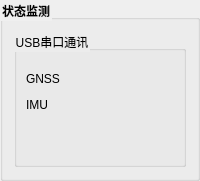
                  <widget class="QGroupBox" name="groupBox_18">
                   <property name="font">
                    <font>
                     <weight>75</weight>
                     <bold>true</bold>
                    </font>
                   </property>
                   <property name="styleSheet">
                    <string notr="true">QGroupBox::title{
font-size:13px;
front-weight:bold;
}</string>
                   </property>
                   <property name="title">
                    <string>状态监测</string>
                   </property>
                   <layout class="QVBoxLayout" name="verticalLayout_58">
                    <item>
                     <layout class="QVBoxLayout" name="verticalLayout_45">
                      <item>
                       <layout class="QHBoxLayout" name="horizontalLayout_19">
                        <item>
                         <widget class="QGroupBox" name="groupBox_28">
                          <property name="title">
                           <string>USB串口通讯</string>
                          </property>
                          <layout class="QVBoxLayout" name="verticalLayout_27">
                           <item>
                            <widget class="QLabel" name="label_13">
                             <property name="maximumSize">
                              <size>
                               <width>16777215</width>
                               <height>3</height>
                              </size>
                             </property>
                             <property name="text">
                              <string/>
                             </property>
                            </widget>
                           </item>
                           <item>
                            <layout class="QHBoxLayout" name="horizontalLayout_33">
                             <item>
                              <widget class="QLabel" name="label_46">
                               <property name="minimumSize">
                                <size>
                                 <width>0</width>
                                 <height>20</height>
                                </size>
                               </property>
                               <property name="maximumSize">
                                <size>
                                 <width>16777215</width>
                                 <height>20</height>
                                </size>
                               </property>
                               <property name="styleSheet">
                                <string notr="true"/>
                               </property>
                               <property name="text">
                                <string>GNSS      </string>
                               </property>
                              </widget>
                             </item>
                             <item>
                              <widget class="QLabel" name="label_gnss_state">
                               <property name="styleSheet">
                                <string notr="true"/>
                               </property>
                               <property name="text">
                                <string/>
                               </property>
                              </widget>
                             </item>
                            </layout>
                           </item>
                           <item>
                            <layout class="QHBoxLayout" name="horizontalLayout_34">
                             <item>
                              <widget class="QLabel" name="label_47">
                               <property name="minimumSize">
                                <size>
                                 <width>0</width>
                                 <height>20</height>
                                </size>
                               </property>
                               <property name="maximumSize">
                                <size>
                                 <width>16777215</width>
                                 <height>20</height>
                                </size>
                               </property>
                               <property name="styleSheet">
                                <string notr="true"/>
                               </property>
                               <property name="text">
                                <string>IMU         </string>
                               </property>
                              </widget>
                             </item>
                             <item>
                              <widget class="QLabel" name="label_imu_state">
                               <property name="styleSheet">
                                <string notr="true"/>
                               </property>
                               <property name="text">
                                <string/>
                               </property>
                              </widget>
                             </item>
                            </layout>
                           </item>
                           <item>
                            <spacer name="verticalSpacer_19">
                             <property name="orientation">
                              <enum>Qt::Vertical</enum>
                             </property>
                             <property name="sizeHint" stdset="0">
                              <size>
                               <width>20</width>
                               <height>40</height>
                              </size>
                             </property>
                            </spacer>
                           </item>
                          </layout>
                         </widget>
                        </item>
                       </layout>
                      </item>
                     </layout>
                    </item>
                   </layout>
                  </widget>
